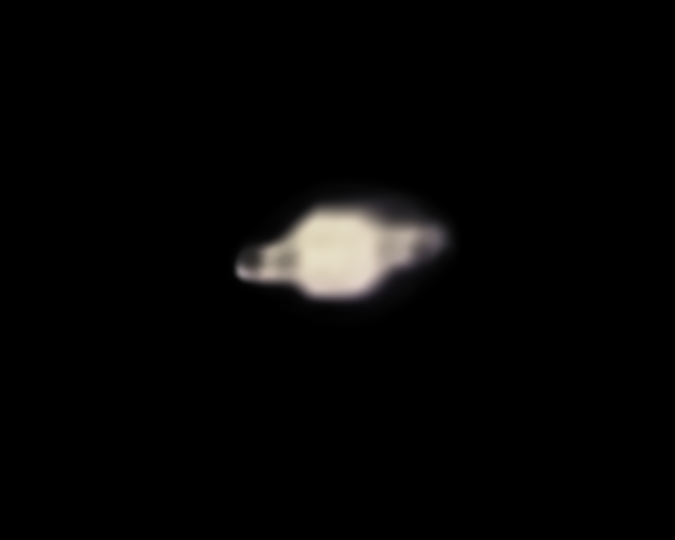
#> input picture masters/saturn_final.png, 1350 x 1080 px, found by its file name (shown at 1/2 size)
$ python short2.py
#> lines starting #> are read from the running program, lines starting #| are printed output that depends on the picture
import numpy as np, cv2, subprocess, sys, os
from PIL import Image, ImageDraw, ImageFont, ImageFilter
W,H,FPS=1080,1920,30
NAVY=(11,30,63); CYAN=(34,211,238); WHITE=(245,247,250)
OUT=sys.argv[1] if len(sys.argv)>1 else 'short_video.mp4'
def F(size,weight='Bold'):
    f=ImageFont.truetype('Montserrat-VF.ttf',size); f.set_variation_by_name(weight); return f
BEBAS=lambda s:ImageFont.truetype('BebasNeue-Regular.ttf',s)
# ---------------- source images (unsigned masters; branding is added by the video) ----------------
sat=cv2.imread('saturn_final.png'); satb=cv2.imread('saturn_before.png')
#> further down, sat is the input picture: shape (1080, 1350, 3); mean B, G, R 5.5, 5.9, 6.3
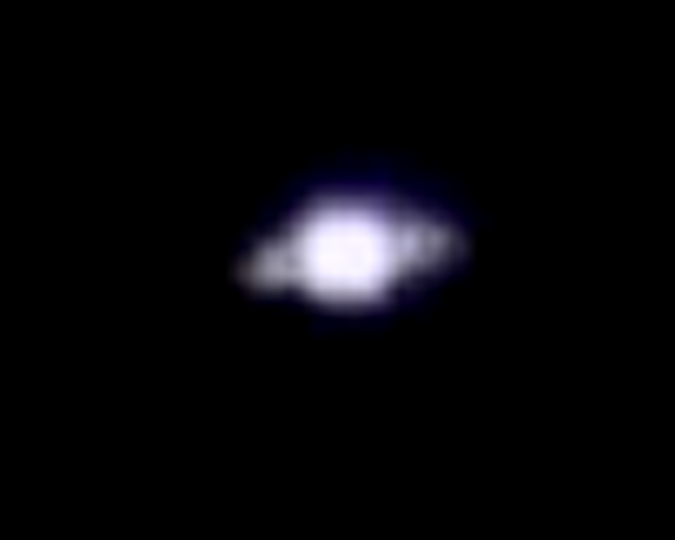
#> input picture masters/saturn_before.png, 1350 x 1080 px, found by its file name (shown at 1/2 size)
#> further down, satb is the input picture: shape (1080, 1350, 3); mean B, G, R 9.4, 7, 7.3
dc=cv2.imread('dc.png'); n2264=cv2.imread('n2264b.png'); m41=cv2.imread('m41.png')
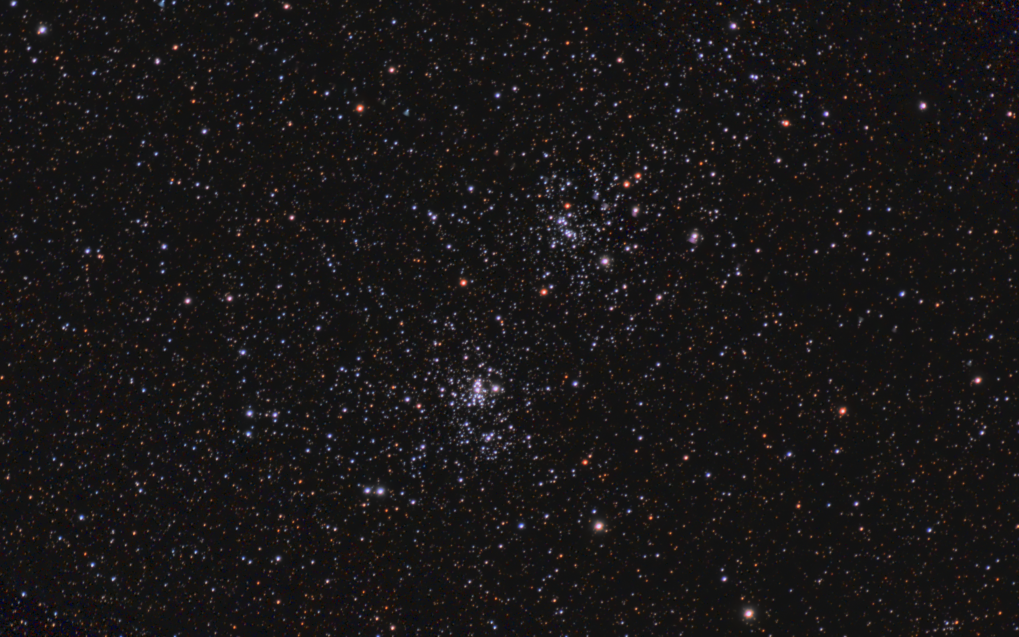
#> input picture masters/dc.png, 2038 x 1274 px, found by its file name (shown at 1/2 size)
#> further down, dc is the input picture: shape (1274, 2038, 3); mean B, G, R 23.4, 22.9, 25.4
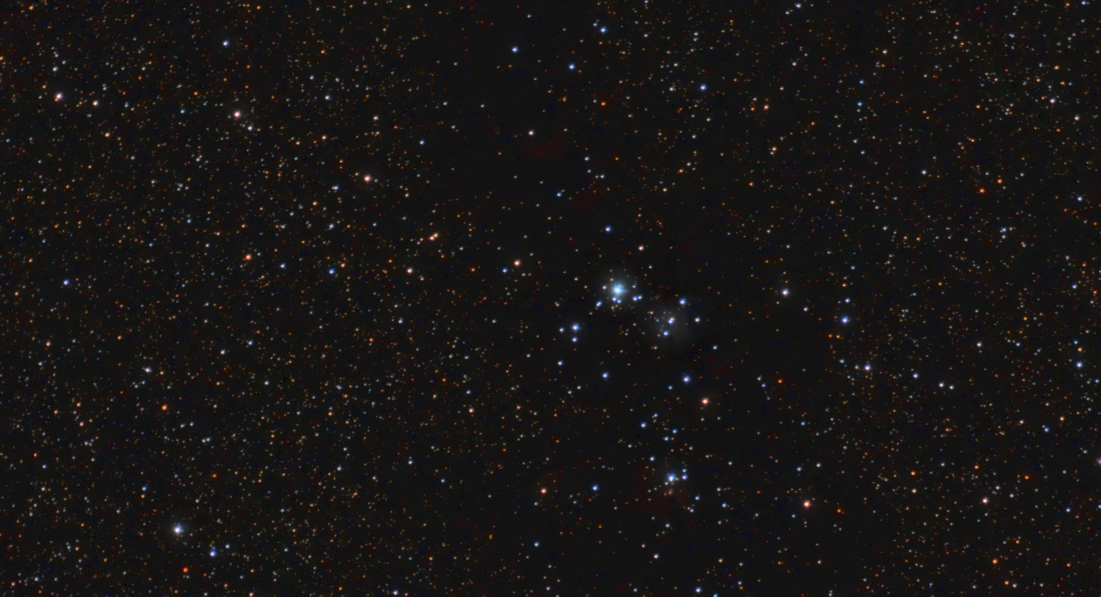
#> input picture masters/n2264b.png, 2201 x 1193 px, found by its file name (shown at 1/2 size)
#> further down, n2264 is the input picture: shape (1193, 2201, 3); mean B, G, R 20.5, 21.1, 23.6
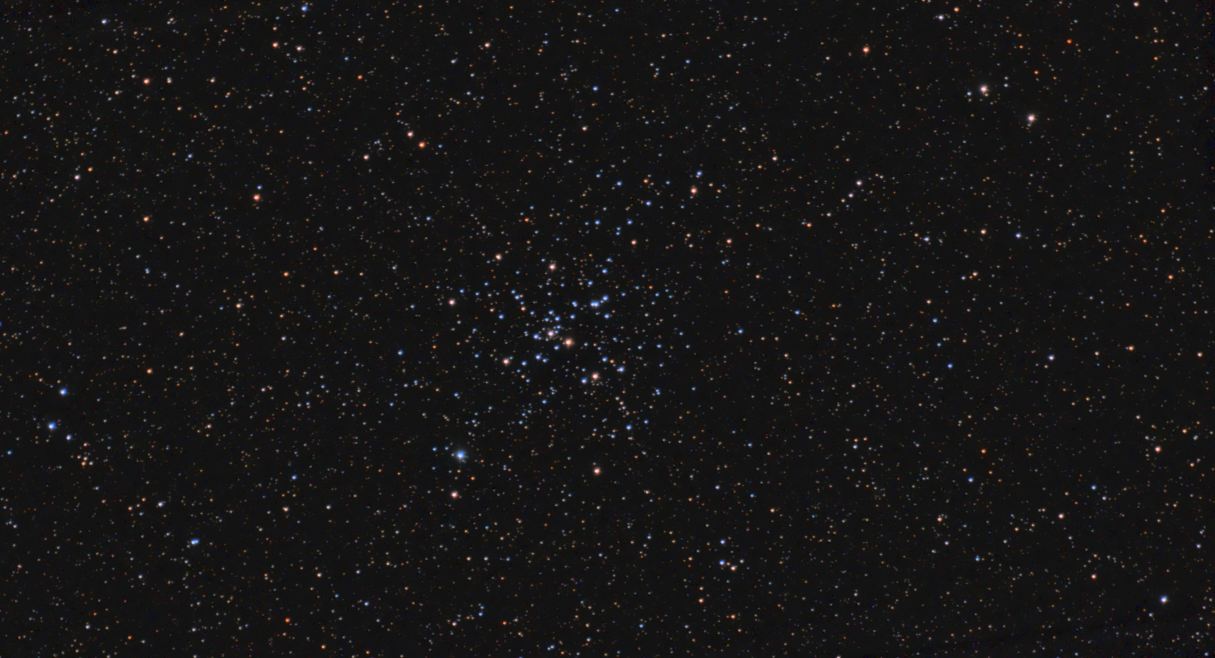
#> input picture masters/m41.png, 2430 x 1316 px, found by its file name (shown at 1/2 size)
#> further down, m41 is the input picture: shape (1316, 2430, 3); mean B, G, R 21.5, 21.3, 22.4
MX,MY=1117,656
WIN_Y0,WIN_H=470,960            # image window
def ease(t): return t*t*(3-2*t)
# [6 lines left out: function window, not called in this run]
def bg_from(img):
    h,w=img.shape[:2]; s=max(W/w,H/h)*1.15
#> after `h, w = img.shape[:2]`: h = 1274; w = 2038
#> after `s = max(W / w, H / h) * 1.15`: s = 1.73
    b=cv2.resize(img,(int(w*s),int(h*s)),interpolation=cv2.INTER_AREA)
    y=(b.shape[0]-H)//2; x=(b.shape[1]-W)//2; b=b[y:y+H,x:x+W]
#> after `y = (b.shape[0] - H) // 2`: y = 144
#> after `x = (b.shape[1] - W) // 2`: x = 1226
    b=cv2.GaussianBlur(b,(0,0),45).astype(np.float32)
    navy=np.array(NAVY[::-1],np.float32)
    return np.clip(b*0.45+navy*0.55,0,255)
BG={k:bg_from(v) for k,v in dict(dc=dc,n2264=n2264,m41=m41).items()}
#> in bg_from (call 2), `h, w = img.shape[:2]`: h = 1193; w = 2201
#> in bg_from (call 2), `s = max(W / w, H / h) * 1.15`: s = 1.85
#> in bg_from (call 2), `return np.clip(b*0.45+navy*0.55,0,255)`:
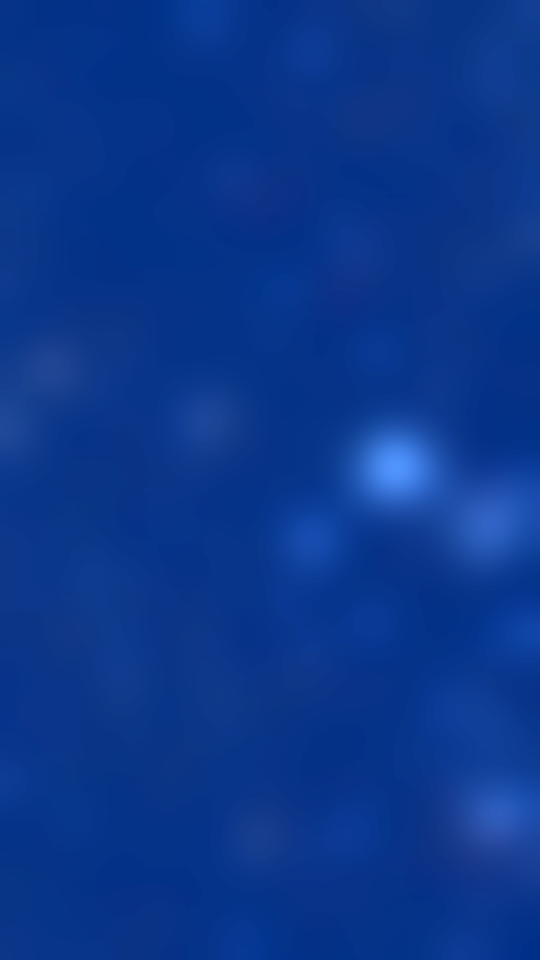
#> returned value: shape (1920, 1080, 3) float32 (shown at 1/2 size); mean of channels 0, 1, 2 43.9, 25.7, 16.5; drawn with min black and max white
#> in bg_from (call 3), `h, w = img.shape[:2]`: h = 1316; w = 2430
#> in bg_from (call 3), `s = max(W / w, H / h) * 1.15`: s = 1.68
#> in bg_from (call 3), `b=cv2.GaussianBlur(b,(0,0),45).astype(np.float32)`:
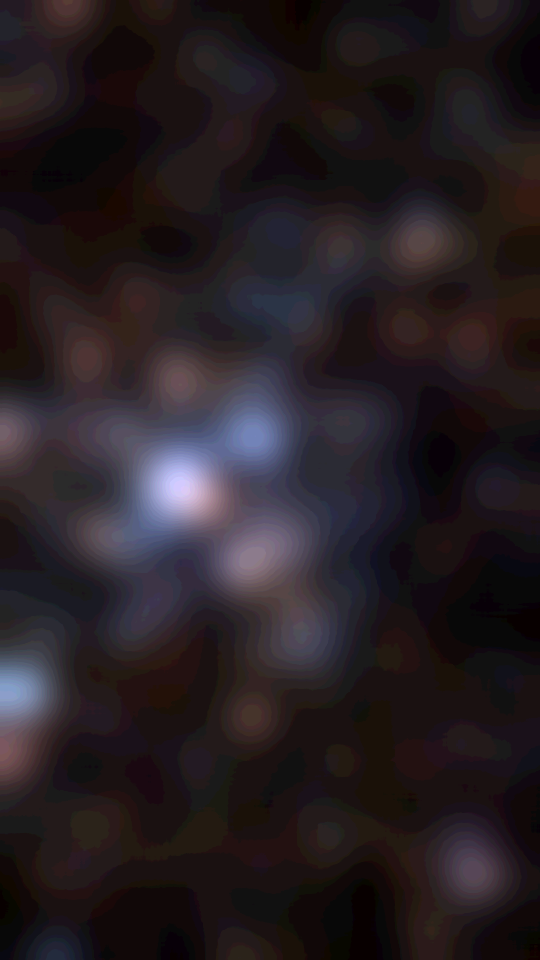
#> b: shape (1920, 1080, 3) float32 (shown at 1/2 size); mean B, G, R 23, 22.5, 23.6; drawn with min black and max white
#> in bg_from (call 3), `return np.clip(b*0.45+navy*0.55,0,255)`:
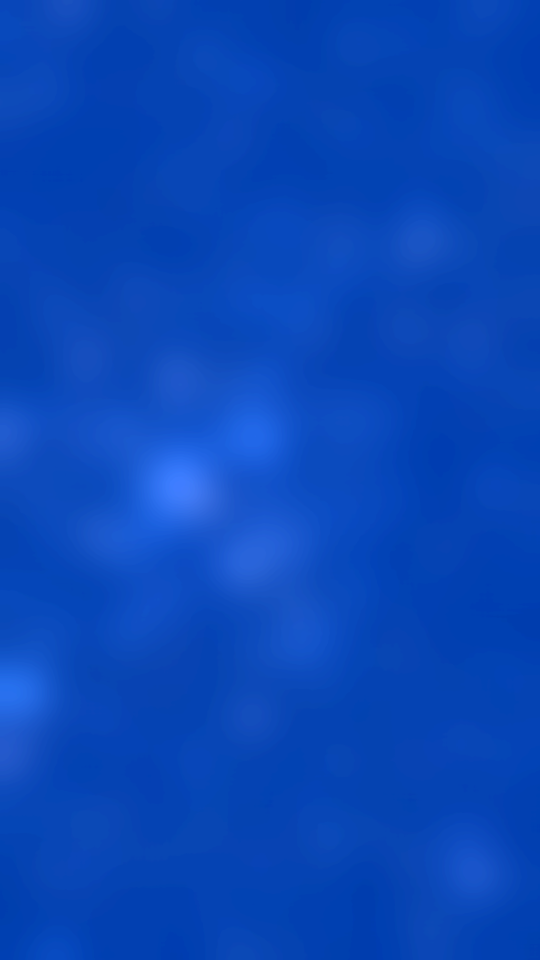
#> returned value: shape (1920, 1080, 3) float32 (shown at 1/2 size); mean of channels 0, 1, 2 45.4, 26.4, 16.6; drawn with min black and max white
#> BG = 3 items
yy=np.linspace(0,1,H)[:,None,None]
BG['sat']=np.broadcast_to(np.array([22,12,6],np.float32)*(1-yy)+np.array([40,22,10],np.float32)*yy,(H,W,3)).copy()
# window fade mask (soft top/bottom edges into background)
fm=np.ones((WIN_H,W),np.float32); r=60
ramp=np.linspace(0,1,r); fm[:r]*=ramp[:,None]; fm[-r:]*=ramp[::-1][:,None]; FM=fm[...,None]
# ---------------- text overlays ----------------
# [10 lines left out: functions text_c, shadowed, not called in this run]
#> (the run stopped early here; a loop or call above may not have finished)
